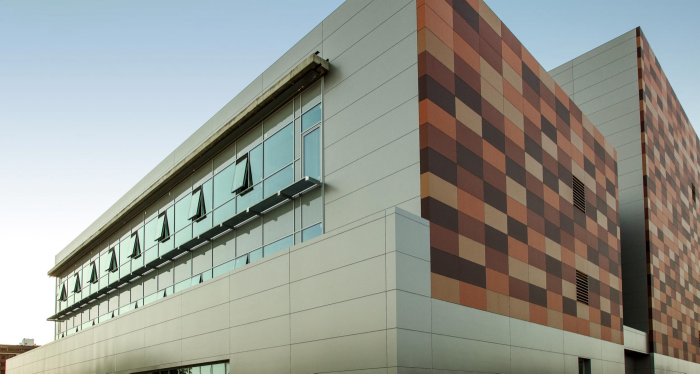
#> input picture dist/assets/gallery-argo-0.jpg, 1400 x 747 px, found by its file name (shown at 1/2 size); its folder holds only this picture in this run
$ python optimize_images.py ../dist/assets/gallery-argo-0.jpg
#> lines starting #> are read from the running program, lines starting #| are printed output that depends on the picture
"""Responsive WebP copies of the site images (performance): dist/assets/opt/<name>-<w>.webp at 640/1280/1920 px
(never upscaled) and dist/assets/opt/index.json mapping each original URL to its variants, used by the page to
write srcset/sizes. The originals stay as the fallback and for downloads.

  python scripts/optimize_images.py dist
"""
import sys, os, json
from PIL import Image

WIDTHS = (640, 1280, 1920)
MIN_BYTES = 60_000


def main(dist):
#> called with dist = '../dist/assets/gallery-argo-0.jpg'
    src = os.path.join(dist, 'assets'); out = os.path.join(src, 'opt'); os.makedirs(out, exist_ok=True)
    index, before, after = {}, 0, 0
    for name in sorted(os.listdir(src)):
        path = os.path.join(src, name)
        if not name.lower().endswith(('.jpg', '.jpeg', '.png')) or os.path.getsize(path) < MIN_BYTES: continue
        im = Image.open(path); im = im.convert('RGBA' if im.mode in ('RGBA', 'LA', 'P') and name.endswith('.png') else 'RGB')
#> in main, im is the input picture: PIL image 1400x747 RGB; mean R, G, B 149, 151.1, 143.6
        base = os.path.splitext(name)[0]; variants = []
        for w in WIDTHS:
            if w > im.width and variants: break
            ww = min(w, im.width); h = round(im.height * ww / im.width)
            dst = os.path.join(out, f'{base}-{ww}.webp')
            if not os.path.exists(dst) or os.path.getmtime(dst) < os.path.getmtime(path):
                im.resize((ww, h), Image.LANCZOS).save(dst, 'WEBP', quality=74, method=6)
            variants.append([ww, f'/assets/opt/{base}-{ww}.webp'])
            if ww == im.width: break
#> this loop made 3 passes
#> pass 1, in main, `im.resize((ww, h), Image.LANCZOS).save(dst, 'WEBP', quality=74, method..`:
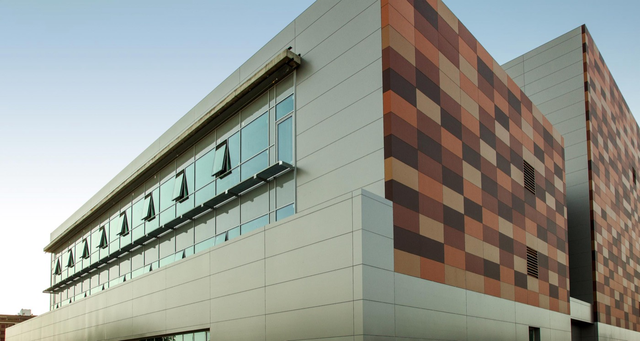
#> saved as gallery-argo-0-640.webp: PIL image 640x341 RGB; mean R, G, B 149, 151.1, 143.6
#> after the loop, variants = [[640, '/assets/opt/gallery-argo-0-640.webp'], [1280, '/assets/opt/gallery-argo-0-1280.webp']]
        index[f'/assets/{name}'] = variants
        before += os.path.getsize(path); after += os.path.getsize(os.path.join(out, os.path.basename(variants[min(1, len(variants) - 1)][1])))
    json.dump(index, open(os.path.join(out, 'index.json'), 'w'), separators=(',', ':'))
    print(f'{len(index)} images; originals {before / 1e6:.1f} MB → 1280-px WebP {after / 1e6:.1f} MB')
#| 1 images; originals 0.2 MB → 1280-px WebP 0.0 MB


if __name__ == '__main__':
    main(sys.argv[1])

$ run again, on dist/assets/gallery-ciudaddeevora-1.jpg
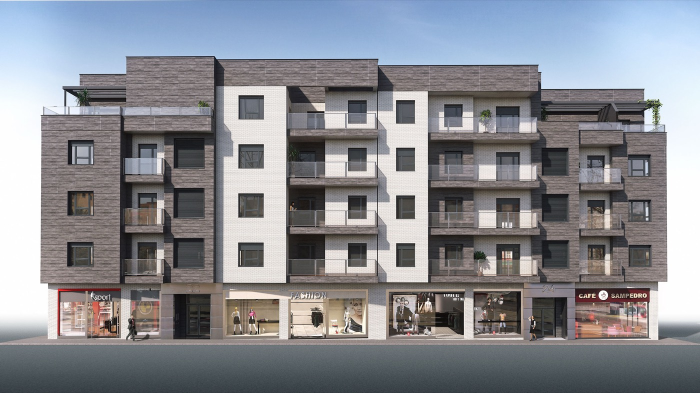
#> input picture dist/assets/gallery-ciudaddeevora-1.jpg, 1400 x 786 px, found by its file name (shown at 1/2 size)
#> in main, im is the input picture: PIL image 1400x786 RGB; mean R, G, B 136.8, 138.9, 145.2
#> the loop in main, `for w in WIDTHS:` made 3 passes
#> pass 1, in main, `im.resize((ww, h), Image.LANCZOS).save(dst, 'WEBP', quality=74, method..`:
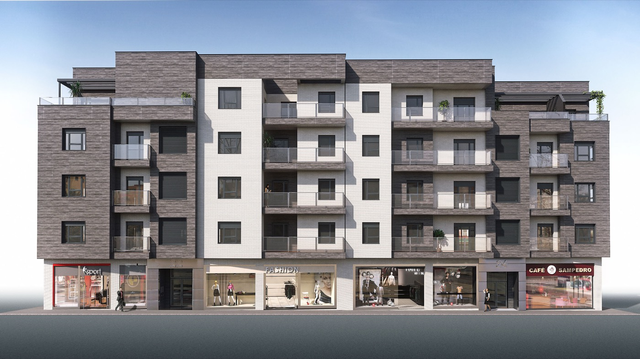
#> saved as gallery-ciudaddeevora-1-640.webp: PIL image 640x359 RGB; mean R, G, B 136.8, 138.9, 145.2
#> after the loop in main, `for w in WIDTHS:`: variants = 2 items
#| 1 images; originals 0.3 MB → 1280-px WebP 0.1 MB

$ run again, on dist/assets/gallery-lapilara-1.jpg
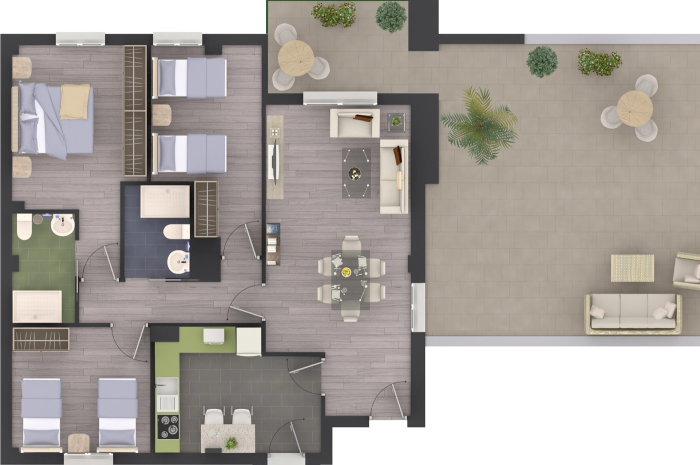
#> input picture dist/assets/gallery-lapilara-1.jpg, 1400 x 929 px, found by its file name (shown at 1/2 size)
#> in main, im is the input picture: PIL image 1400x929 RGB; mean R, G, B 169.4, 163.5, 158.4
#> the loop in main, `for w in WIDTHS:` made 3 passes
#> pass 1, in main, `im.resize((ww, h), Image.LANCZOS).save(dst, 'WEBP', quality=74, method..`:
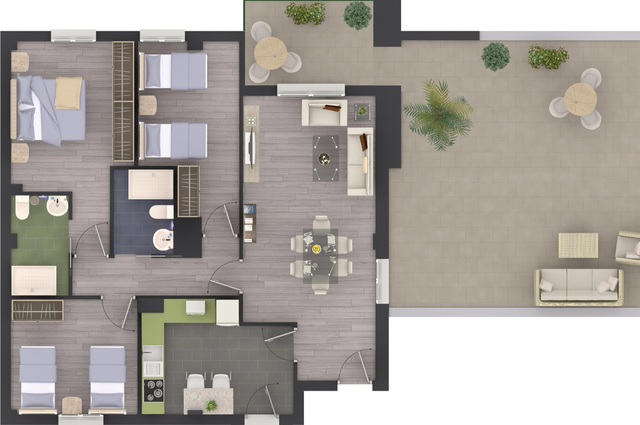
#> saved as gallery-lapilara-1-640.webp: PIL image 640x425 RGB; mean R, G, B 169.4, 163.5, 158.3
#> after the loop in main, `for w in WIDTHS:`: variants = [[640, '/assets/opt/gallery-lapilara-1-640.webp'], [1280, '/assets/opt/gallery-lapilara-1-1280.webp']]
#| 1 images; originals 0.2 MB → 1280-px WebP 0.0 MB

$ run again, on dist/assets/gallery-orion-0.jpg
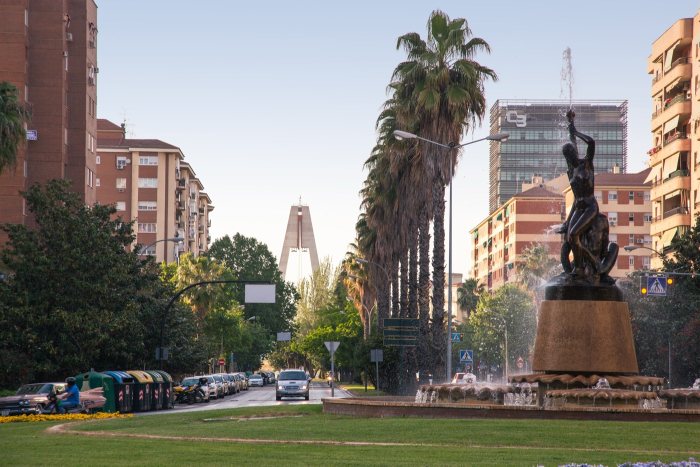
#> input picture dist/assets/gallery-orion-0.jpg, 1400 x 933 px, found by its file name (shown at 1/2 size)
#> in main, im is the input picture: PIL image 1400x933 RGB; mean R, G, B 130, 125.6, 118.2
#> the loop in main, `for w in WIDTHS:` made 3 passes
#> pass 1, in main, `im.resize((ww, h), Image.LANCZOS).save(dst, 'WEBP', quality=74, method..`:
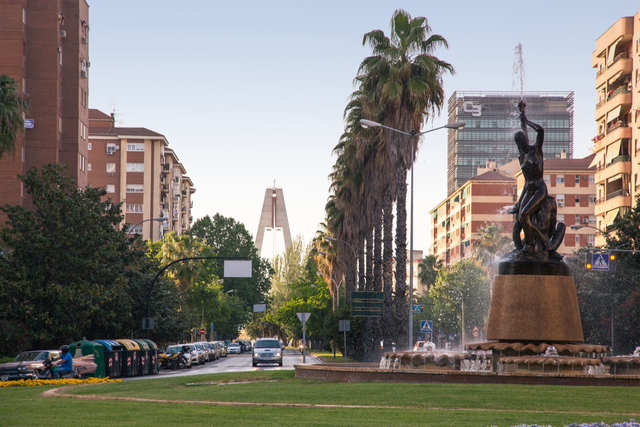
#> saved as gallery-orion-0-640.webp: PIL image 640x427 RGB; mean R, G, B 130, 125.6, 118.2
#> after the loop in main, `for w in WIDTHS:`: variants = [[640, '/assets/opt/gallery-orion-0-640.webp'], [1280, '/assets/opt/gallery-orion-0-1280.webp']]
#| 1 images; originals 0.4 MB → 1280-px WebP 0.1 MB

$ run again, on dist/assets/gallery-aura-0.jpg
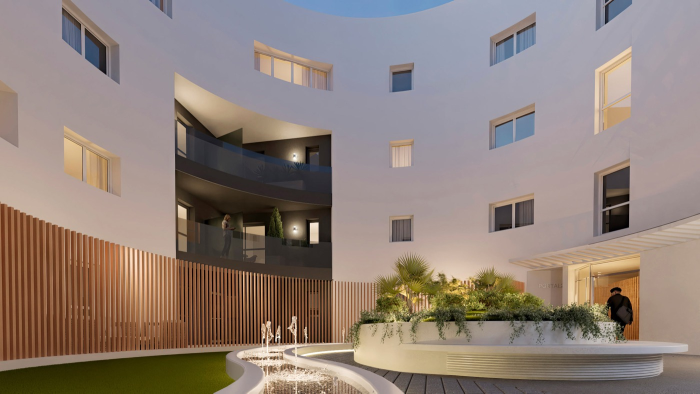
#> input picture dist/assets/gallery-aura-0.jpg, 1400 x 787 px, found by its file name (shown at 1/2 size)
#> in main, im is the input picture: PIL image 1400x787 RGB; mean R, G, B 143.7, 128.6, 120.2
#> the loop in main, `for w in WIDTHS:` made 3 passes
#> pass 1, in main, `im.resize((ww, h), Image.LANCZOS).save(dst, 'WEBP', quality=74, method..`:
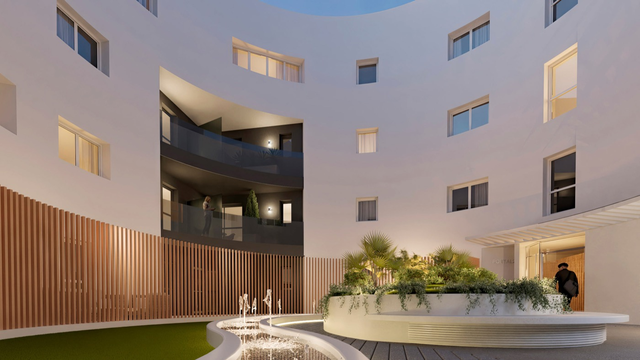
#> saved as gallery-aura-0-640.webp: PIL image 640x360 RGB; mean R, G, B 143.7, 128.6, 120.2
#> after the loop in main, `for w in WIDTHS:`: variants = [[640, '/assets/opt/gallery-aura-0-640.webp'], [1280, '/assets/opt/gallery-aura-0-1280.webp']]
#| 1 images; originals 0.2 MB → 1280-px WebP 0.0 MB
